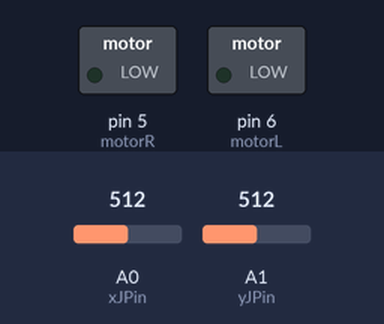
Simulated run of this sketch. Board: Arduino Uno, built with avr-gcc and run on an emulated ATmega328P. Parts: switched loads named in the sketch (green lamp = pin HIGH). Inputs (shaded band) come from the test bench; at power-on: A0 (xJPin) = 512, A1 (yJPin) = 512.

Above: at 1.2 s.
1.3 s: A0 (xJPin) set to 493
2.8 s: A0 (xJPin) set to 470
At 3.1 s:
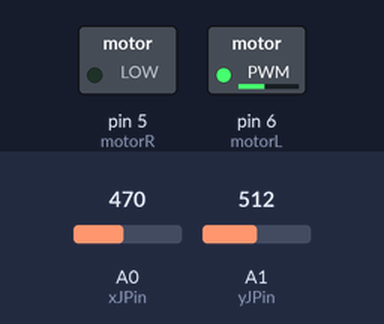
4.3 s: A1 (yJPin) set to 653
5.8 s: A1 (yJPin) set to 687
At 6.5 s:
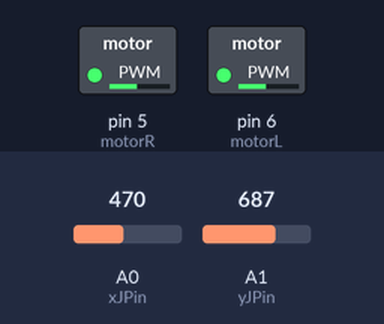
7.3 s: A1 (yJPin) set to 900
At 7.7 s:
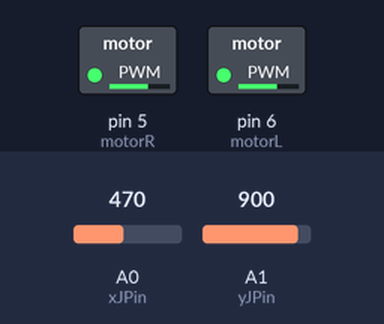
8.8 s: A0 (xJPin) set to 597
At 10.0 s:
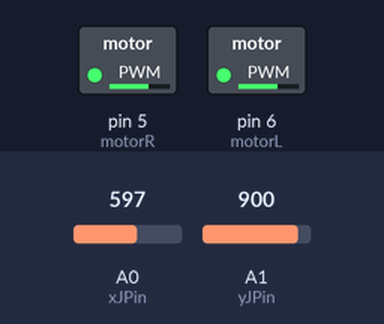
10.3 s: A0 (xJPin) set to 628
At 11.1 s:
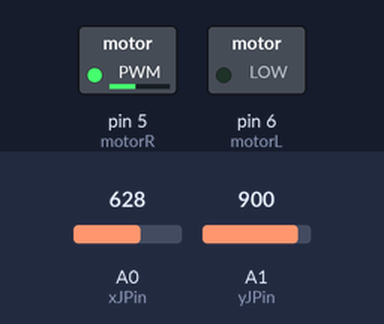
Timing chart, 0 to 12.8 s (numbered marks = the images above; inputs shaded):
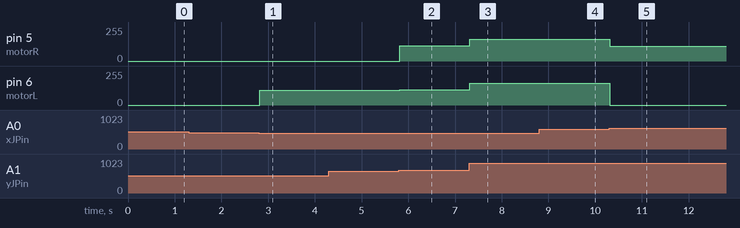

Measured:
- the behaviour switches between 484 and 483 on A0 (xJPin) (found by bisection; images 0 and 1)
- the behaviour switches between 669 and 670 on A1 (yJPin) (found by bisection; images 1 and 2)
- the behaviour switches between 615 and 616 on A0 (xJPin) (found by bisection; images 4 and 5)
- after the input at 1.3 s, every drawn part: stays the same
- after the input at 2.8 s, pin 6 (motorL): 0/255 → 110/255 at once
- after the input at 4.3 s, every drawn part: stays the same
- after the input at 5.8 s, pin 5 (motorR): 0/255 → 115/255 at once; pin 6 (motorL): 110/255 → 115/255 at once
- after the input at 7.3 s, pin 5 (motorR), pin 6 (motorL): 115/255 → 162/255 at once
- after the input at 8.8 s, pin 5 (motorR), pin 6 (motorL): 162/255 → 164/255 at once
- after the input at 10.3 s, pin 5 (motorR): 164/255 → 110/255 at once; pin 6 (motorL): 164/255 → 0/255 at once

The sketch:

HBJoystick.ino
```cpp
//output pin numbers for the motors
 int motorL = 6; //left motor
 int motorR = 5; //right motor

//input pins from the Joystick
 int xJPin = A0; //receive x coordinate
 int yJPin = A1; //receive y coordinate

 //store value of x and y coordinate of the joystick
 float x_coordinate;
 float y_coordinate;


//store the speed of the wheels (range from approximately 65 to 200 on analogWrite)
  float speed;

//parameters used to convert rectangular to polar coordinate
  float theta_rad; //angle in radians
  float theta_deg; //angle in degrees
  float radius; //radius


void setup() {
  // put your setup code here, to run once:
  Serial.begin(9600);

 //declare pins as output
  pinMode(motorR, OUTPUT);
  pinMode(motorL, OUTPUT);


}

void loop() {

  //store the position of the joystick in rectangular coordinate
  //values will range from 0 to 1023
  x_coordinate = analogRead(xJPin);
  y_coordinate = analogRead(yJPin);

  delay(10);

  //map x and y coordinate so that they range from -500 to 500, instead of 0 to  1023
   //this will make the calculations easier
  x_coordinate = map(x_coordinate, 0, 1023, -500, 500);
  y_coordinate = map(y_coordinate, 0, 1023, -500, 500);

  //calculate the radius
  radius = sqrt(sq(x_coordinate) + sq(y_coordinate));

    if(radius < 28) { //threshhold, so small movement doesn't cause device to start by accident
      theta_rad = 0;
    }
    else {
      theta_rad = atan2(y_coordinate,x_coordinate); //calculate the degrees in radians
    }
    if(radius < 27) {  //threshhold, so small movement doesn't cause device to start by accident
      radius = 0;
    }
    else if(radius >= 400) { //prevent larger value from occuring
      radius = 400;
    }

 //convert angle from radians to degrees for easier calculations
  theta_deg = theta_rad * 4068/71;


 //we will divide the joystick into four parts: forward, right, left, and backwards

    if((theta_deg > 75) && (theta_deg < 105)) { //forward
     //maps the speed based on the radius, the larger the radius the larger the speed
     //radius varies from 0 to 500
     //speed varies from 65 to 200, but we only want it to go from 75 to 190 in case of discrepancies
     speed = map(radius, 0, 500, 75, 190);
     //send same speed t
      analogWrite(motorL, speed);
      analogWrite(motorR, speed);

    }
    else if((theta_deg > -105) && (theta_deg < -75)) { //backward


    }
    else if(((theta_deg < 75) && (theta_deg > 0)) || ((theta_deg > -75) && (theta_deg < 0))) { //left
     //only move right wheel to turn left
     analogWrite(motorR, 110);
      analogWrite(motorL, 0);

    }
    else if(((theta_deg > 105) && (theta_deg < 180)) || ((theta_deg > -105) && (theta_deg < -180))) { //right

     //only turn left wheel when turning right
     analogWrite(motorR, 0);
      analogWrite(motorL, 110);
    }
  else
    {
      //default is none of the motors moving
      analogWrite(motorL, 0);
      analogWrite(motorR, 0);
    }


}
```
